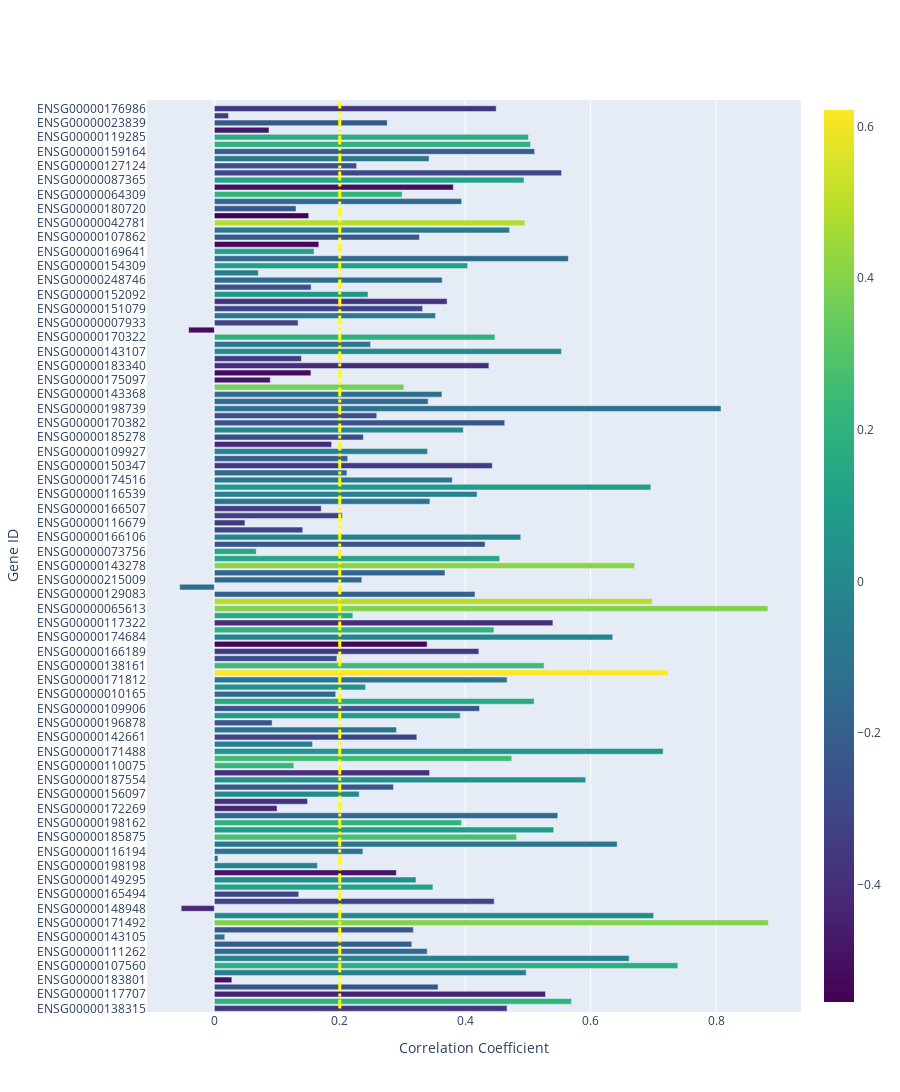

Notebook code for this chart:
### Code cell
gene_names = list(gene_data_dict.keys())
# Create the bar chart
fig = go.Figure(go.Bar(
    x=correlation_list2,
    y=gene_names,
    orientation='h',  # Horizontal bar chart
    marker=dict(color=correlation_list1, coloraxis="coloraxis")  # Color based on the correlation factor
))
fig.add_shape(
    type="line",
    x0=0.2, y0=0, x1=0.2, y1=len(gene_names),
    line=dict(color="yellow", width=3, dash="dashdot"),
)


# Update layout for better visualization
fig.update_layout(
    xaxis_title="Correlation Coefficient",
    yaxis_title="Gene ID",
    coloraxis=dict(colorscale='Viridis'),  # Red for higher, blue for lower values
    height=1200  # Adjust height based on the number of genes to avoid squeezing
)

fig.show()
fig.write_image('jsd_ens_diff_cc_bar.pdf')
